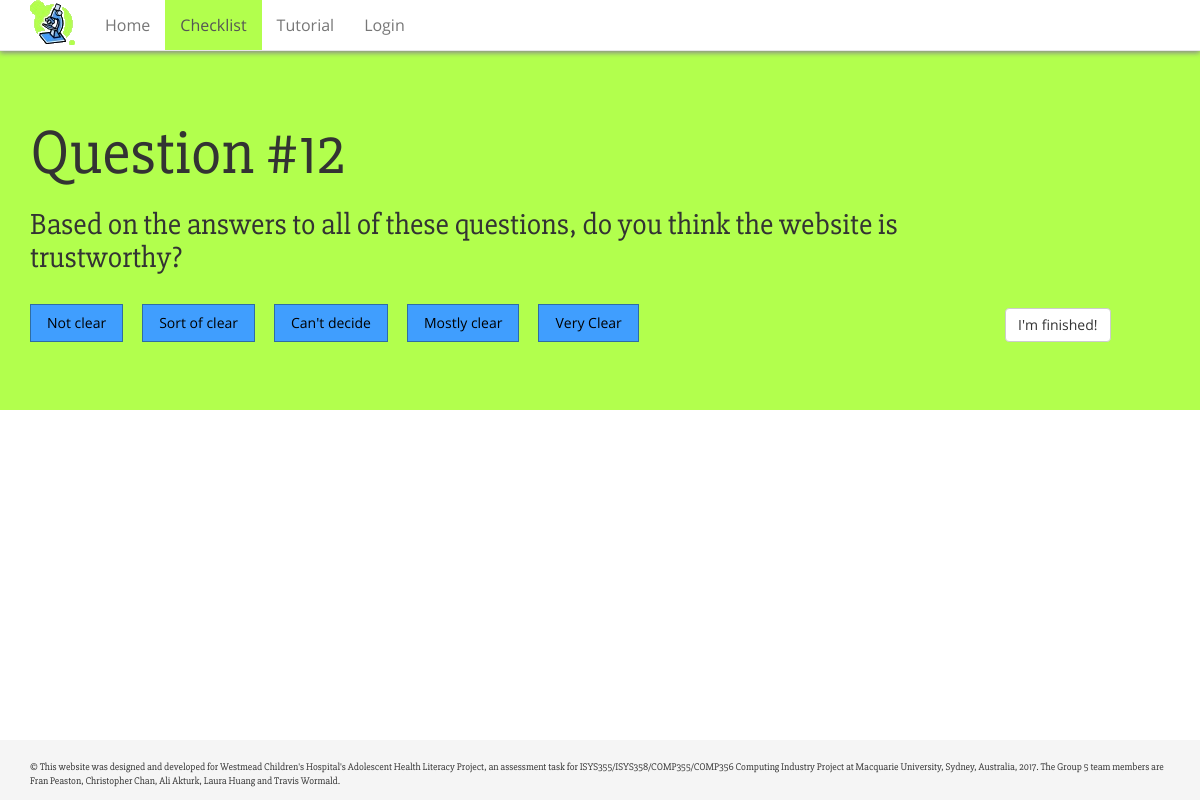
Screenshot of /lastquestion with the database file from the repository.
### app/models.py (models this page shows, shortened)
class Question(db.Model):
    id = db.Column(db.Integer, primary_key = True)
    number = db.Column(db.Integer)
    text = db.Column(db.String(1028))
    button1 = db.Column(db.String(64))
    button2 = db.Column(db.String(64))
    button3 = db.Column(db.String(64))
    button4 = db.Column(db.String(64))
    button5 = db.Column(db.String(64))
    hint = db.Column(db.String(4096))
    example = db.Column(db.String(4096))
    checklist_id = db.Column(db.Integer, db.ForeignKey('checklist.id'))

### app/views.py (the view)
@app.route('/lastquestion')
def lastquestion():
    question = Question.query.get(int(12))
    navigation = [  # navigation menu items
        {
            'href': '/index',
            'caption': 'Home'
        },
        {
            'href': '/checklist',
            'caption': 'Checklist'
        },
        {
            'href': '/tutorial',
            'caption': 'Tutorial'
        },
        {
            'href': '/login',
            'caption': 'Login'
        }
    ]
    return render_template('last-question.html',
                           title='Checklist',
                           question=question,
						   navigation=navigation)

### app/views.py (called while the page is built)
@app.before_request
def before_request():
    g.user = current_user

### app/templates/last-question.html
{% extends "base.html" %}
{% block content %}
	<div class="jumbotron">
		<div class="container">
			<div class="row">
				<div class="col-md-10">
					<h1>Question #{{ question.number }}</h1>
					<h2>{{ question.text|safe }}</h2>
					<form>
						<div class="btn-group" data-toggle="buttons">
							<label class="btn btn-primary radio-btn">
							<input type="radio" name="Q{{ number }}" id="A1" value="1" autocomplete="off"> {{ question.button1 }}
							</label>
							<label class="btn btn-primary radio-btn">
								<input type="radio" name="Q{{ number }}" id="A2" value="2" autocomplete="off"> {{ question.button2 }}
							</label>
							<label class="btn btn-primary radio-btn">
								<input type="radio" name="Q{{ number }}" id="A3" value="3" autocomplete="off"> {{ question.button3 }}
							</label>
							<label class="btn btn-primary radio-btn">
								<input type="radio" name="Q{{ number }}" id="A4" value="4" autocomplete="off"> {{ question.button4 }}
							</label>
							<label class="btn btn-primary radio-btn">
								<input type="radio" name="Q{{ number }}" id="A5" value="5" autocomplete="off"> {{ question.button5 }}
							</label>
						</div>
					</form>
				</div>
				<div class="col-md-2 bottom-align-text">
					<a href="/checklist/complete" class="btn btn-default">I'm finished!</a>
				</div>
			</div>
		</div>
	</div>
{% endblock %}

### app/static/whicat/css/whicat.css (style rules this page uses)
body { font-family: OpenSans, sans-serif; }
h1,h2,h3,h4,h5,h6 { font-family: Slabo, serif; }
.jumbotron { background-color: #B2FF4D; }
.radio-btn { color: black; background-color: #409EFE; }
.btn { margin: 20px auto 0px; }
.radio-btn { margin: 10px 10px 10px 0; padding: 8px 16px 8px 16px; border-radius: 0; }
@media (min-width: 768px ) { .row { position: relative; } }
@media (min-width: 768px ) { .bottom-align-text { position: absolute; bottom: 20px; right: 0; } }
@media (min-width: 768px ) { .radio-btn { margin: 20px 20px 20px 0; } }
html { position: relative; min-height: 100%; }
body { margin-bottom: 60px; }

### rows the page displays
Question: number "12", text "Based on the answers to all of these questions, do you think the website is trustworthy?", button1 "Not clear", button2 "Sort of clear", button3 "Can't decide", button4 "Mostly clear", button5 "Very Clear"

### other values shown
{{ item.caption }} "Home" "Tutorial" "Login"
{{ item.caption }} "Checklist"
